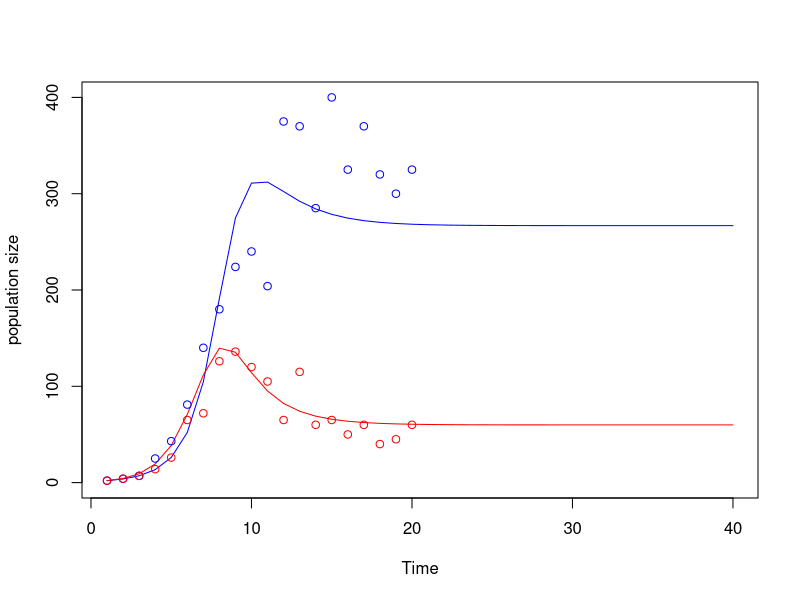

The R source for this figure:
#Assignment week 5

#---------------------------------
# For this assignment, you have two choices for simulating two interacting species: (a) competition (with practice in fitting to data) or (b) predator-prey (with practice in considering multiple functional forms); pick one.

# Regardless of your choice, you'll need set up your ode function for multiple species:
# Initialize your population sizes with labels, e.g., n0=c(x=x0, y=y0, ...), then use these labels in your ode function
# odeFn = function(t, n, parms) {
# with(as.list(c(parms, n)), { # extract parameters from parms vector
# dx = ... # dx/dt
# dy = ... # dy/dt
# ...
# return(list(c(dx, dy, ...))) # return dn/dt as a list
# })
# }
# then running lsoda gets you each species as out$x, out$y, etc.

# Choice (a) competition
# fit paramecium data (from Leslie 1957 reading) to Lotka-Volterra competition model
# dn1/dt = r1*n1*(1-n1/K1-a12*n2/K1)
# dn2/dt = r2*n2*(1-n2/K2-a21*n1/K2)
# plot actual and simulated time series for both populations
# you get r's and K's - this is in the "parameciumrk.txt" file - don't forget to use colnames(your input matrix) = NULL to erase the default V1, V2, etc. column names
# you'll have to find the alpha's to the data in the "paramecium2.txt" file
# note that this means you have to reconstruct the parameters vector within optim - start with parmsrk=r and K, then do parms = c(parmsrk, a=a) to add a's within minimizing function

# Choice (b) predator-prey
# Create phase plane diagrams (predator density vs. prey density, where lines are trajectories over time) for the predator-prey mode:
# dN/dt = r*F(N)-b*G(N)*P # prey 
# dPdt = c*G(N)*P-m*P # predator 
# for four scenarios:
# (i) type I functional response (G(N)=N) and no density dependence in prey (F(N)=N)
# (ii) type I functional response (G(N)=N) and density dependence in prey (F(N)=N*(1-N/K))
# (iii) type II functional response (G(N)=N/(1+d*N)) and density dependence in prey (F(N)=N*(1-N/K))
# (iv) type III functional response (G(N)=N^2/(1+d*N^2)) and density dependence in prey (F(N)=N*(1-N/K))
# in addition to plotting trajectories, mark the starting and ending points. Bonus if you also put a point at the internal equilibrium (equilibrium with nonzero values for both prey and predator) for each model.
# some parameter recommendations, you can alter these as you see fit:
# b = 0.01 # predator attack rate
# c = 0.1*b # predator conversion of preation into reproduction
# m = 0.2 # predator mortality
# a = 1 # rate of prey capture/unit prey and time
# d = 0.0015 # handling time
# r = 0.5 # prey growth rate
# K = 1000 # prey carrying capacity
# N0=300, P0=50 for initial population sizes, although you might want to try a few different initial population sizes per plot



#------------------------------------
rm(list=ls()) #clear env
library(deSolve) #load deSolve package for ordinary differential equations (ODE) integration, main function: lsoda
#set up ode function
odeFn= function(t,n,parms){
  with(as.list(c(parms,n)),{ #extract parameters from parms vector
    dn1 = r1*n1*(1-n1/K1-a12*n2/K1)
    dn2 = r2*n2*(1-n2/K2-a21*n1/K2)
    return(list(c(dn1,dn2))) # return dn/dt as a list
    })
}

#function to minimize to fit data to the logistic and find best fit parameters
#takes in parameter values that we are guessing and then return what we want to minimize: the mean square error between simulate and original data
odeFnMin=function(parmsa){
  parms=c(parmsrk,parmsa) #need to reconstruct parms in function based on parmsa a guesses
  out=as.data.frame(lsoda(n0,times,odeFn,parms)) #runs ode with current guess for parameter values in parms
  mse1 = mean((out[,1]-nTrue[,1])^2)#find mean square error between the simulated and original data for pop1
  mse2 = mean((out[,2]-nTrue[,2])^2)#find mean square error between the simulated and original data for pop2
  return((mse1+mse2)/2) #return the mean of mse for both populations (why?)
}

#-------------------------------------
#load data sets
nLV=as.matrix(read.table("data/parameciumrk.txt")) #read actual data converted to a matrix
colnames(nLV)=NULL #take out the column names
r1=.7816
K1=559.6860
r2=.6283
K2=202.4931
parmsrk = c(r1=r1,r2=r2,K1=K1,K2=K2) #creates parameter vector
#next we need the alpha values a12 and a21
nTrue=as.matrix(read.table("data/paramecium2.txt"))
colnames(nTrue)=NULL
n1=nTrue[1,1]
n2=nTrue[1,2]
aguess12=2
aguess21=1
parms=c(parmsrk,a12=aguess12,a21=aguess21)
parmsa=c(a12=aguess12,a21=aguess21)
n0=c(n1=n1,n2=n2)
tf=length(nTrue) #take final time from data
times=1:tf #creates full time series


#-----------------------------------------

#find fit: send optim our initial guess and function we want to minimize
# optim takes in a function and gives you the parameter values that minimize MSE that function
optimOut= optim(parmsa, odeFnMin)
parms = optimOut$par

#run model and compare to the data
nSim=as.data.frame(lsoda(n0,times,odeFn,parms)) #run the model with our best guess parameters

#plot output
plot(nSim$time, nSim$n2, type="l", xlab="Time", ylab="population size",col="blue",ylim=c(0, 400))
lines(nSim$n1,col="red")
points(nTrue[,1],col="blue")
points(nTrue[,2],col="red")
